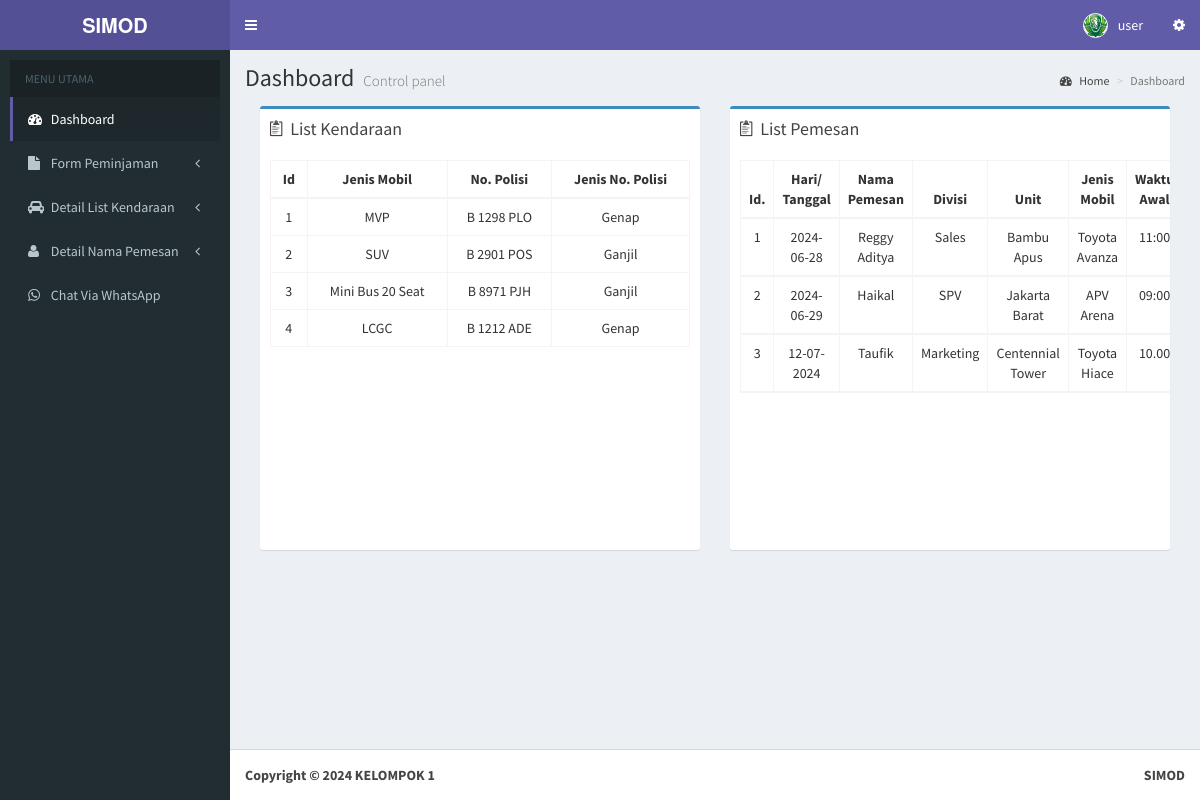
Page /user/index.php (signed in) on the committed database.
### tables this page shows
CREATE TABLE `kendaraan` (
  `id` int(11) NOT NULL,
  `jenismobil` varchar(200) NOT NULL,
  `nomor` varchar(200) NOT NULL,
  `jenis` varchar(200) NOT NULL
);

CREATE TABLE `customer` (
  `id` int(11) NOT NULL,
  `namapemesan` varchar(200) NOT NULL,
  `no_telp` int(200) NOT NULL,
  `divisi` varchar(290) NOT NULL,
  `waktuawal` varchar(200) NOT NULL,
  `waktuakhir` varchar(200) NOT NULL,
  `haritgl` varchar(200) NOT NULL,
  `tujuan` varchar(200) NOT NULL,
  `area` varchar(200) NOT NULL,
  `tempatstandby` varchar(200) NOT NULL,
  `jumlahpenumpang` varchar(10) NOT NULL,
  `jenis` varchar(200) NOT NULL,
  `waktustandby` varchar(200) NOT NULL,
  `catatan` varchar(100) NOT NULL,
  `unit` varchar(100) NOT NULL
);

### user/index.php (the view, shortened to what this page needs)
<!DOCTYPE html>
<html>
<?php include "head.php"; ?>
<body class="hold-transition skin-purple sidebar-mini">
  <div class="wrapper">
    <?php include "header.php"; ?>
    <?php include "menu.php"; ?>
    <div class="content-wrapper">
      <section class="content-header">
        <h1>
          Dashboard
          <small>Control panel</small>
        </h1>
        <ol class="breadcrumb">
          <li><a href="#"><i class="fa fa-dashboard"></i> Home</a></li>
          <li class="active">Dashboard</li>
        </ol>
      </section>
      <section class="content">
        <section class="col-lg-6 connectedSortable">
          <div class="box box-primary">
            <div class="box-header">
              <i class="ion ion-clipboard"></i>
              <h3 class="box-title">List Kendaraan </h3>
            </div>
            <div class="scroller box-body">
              <table id="example" class="table table-responsive table-hover table-bordered">
                <thead>
                  <tr>
                    <th>
                      <center>Id</center>
                    </th>
                    <th>
                      <center>Jenis Mobil</center>
                    </th>
                    <th>
                      <center>No. Polisi </center>
                    </th>
                    <th>
                      <center>Jenis No. Polisi</center>
                    </th>
                  </tr>
                </thead>
                <?php
                $a = mysqli_query($koneksi, "SELECT * FROM kendaraan");
                $nomorgan = 1;
                while ($rows = mysqli_fetch_array($a)) {
                  echo "
                    <tr align=center>
                    <td>" . $nomorgan . "</td>
                    <td>" . $rows['jenismobil'] . "</td>
                    <td>" . $rows['nomor'] . "</td>
                    <td>" . $rows['jenis'] . "</td>
                  </tr>";
                  $nomorgan++;
                }
                echo "</table>";
                ?>
            </div>
          </div>
        </section>
        <section class="col-lg-6 connectedSortable">
          <div class="box box-primary">
            <div class="box-header">
              <i class="ion ion-clipboard"></i>
              <h3 class="box-title">List Pemesan</h3>
            </div>
            <div class="scroller box-body">
              <table id="example" class="table table-responsive table-hover table-bordered">
                <thead>
                  <tr>
                    <th>
                      <center>Id.</center>
                    </th>
                    <th>
                      <center>Hari/ Tanggal</center>
                    </th>
                    <th>
                      <center>Nama Pemesan</center>
                    </th>
                    <th>
                      <center>Divisi</center>
                    </th>
                    <th>
                      <center>Unit </center>
                    </th>
                    <th>
                      <center>Jenis Mobil</center>
                    </th>
                    <th>
                      <center>Waktu Awal</center>
                    </th>
                    <?php
                    $a = mysqli_query($koneksi, "SELECT * FROM customer");
                    $nomorgan = 1;
                    while ($rows = mysqli_fetch_array($a)) {
                      echo "
                     <tr align=center>
                     <td>" . $nomorgan . "</td>
                     <td>" . $rows['haritgl'] . "</td>
                     <td>" . $rows['namapemesan'] . "</td>
                     <td>" . $rows['divisi'] . "</td>
                     <td>" . $rows['tujuan'] . "</td>
                     <td>" . $rows['unit'] . "</td>
                     <td>" . $rows['waktuawal'] . "</td>
                     <td>" . $rows['waktuakhir'] . "</td>
                     <td>" . $rows['catatan'] . "</td>
                  </tr>";
                      $nomorgan++;
                    }
                    echo "</table>";
                    ?>
            </div>
          </div>
        </section>
    </div>
  </div>
  <?php include "footer.php"; ?>
</body>
</html>

### user/head.php (style rules this page uses)
.scroller { height: 400px; overflow-y: scroll; scrollbar-width: thin; }

### rows in the picture
kendaraan: jenismobil "MVP", nomor "B 1298 PLO", jenis "Genap"
kendaraan: jenismobil "SUV", nomor "B 2901 POS", jenis "Ganjil"
kendaraan: jenismobil "Mini Bus 20 Seat", nomor "B 8971 PJH", jenis "Ganjil"
kendaraan: jenismobil "LCGC", nomor "B 1212 ADE", jenis "Genap"
customer: haritgl "2024-06-28", namapemesan "Reggy Aditya", divisi "Sales", tujuan "Bambu Apus", unit "Toyota Avanza", waktuawal "11:00"
customer: haritgl "2024-06-29", namapemesan "Haikal", divisi "SPV", tujuan "Jakarta Barat", unit "APV Arena", waktuawal "09:00"
customer: haritgl "12-07-2024", namapemesan "Taufik", divisi "Marketing", tujuan "Centennial Tower", unit "Toyota Hiace", waktuawal "10.00"

### other values in the picture
$_SESSION['fullname'] "user"
